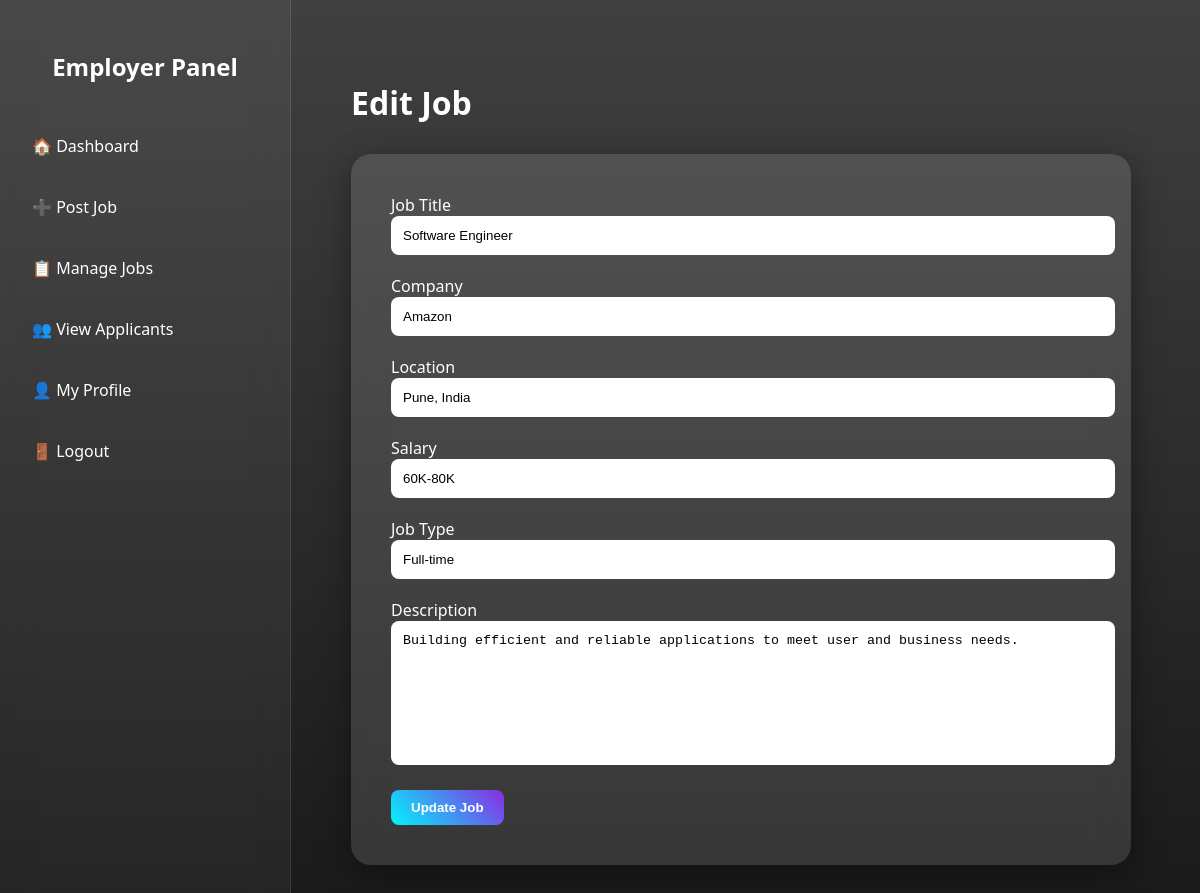
/edit-job.php?id=9 (signed in), run on the app's committed database.
### tables this page shows
CREATE TABLE `jobs` (
  `id` int(11) NOT NULL,
  `job_title` varchar(255) DEFAULT NULL,
  `description` text DEFAULT NULL,
  `company` varchar(255) DEFAULT NULL,
  `location` varchar(255) DEFAULT NULL,
  `salary` varchar(100) DEFAULT NULL,
  `job_type` varchar(50) DEFAULT NULL,
  `status` enum('active','closed') DEFAULT 'active',
  `created_at` timestamp NOT NULL DEFAULT current_timestamp(),
  `employer_id` int(11) DEFAULT NULL
);

### edit-job.php (the view, shortened to what this page needs)
<?php
include("db.php");
$employerId = $_SESSION['user_id'];
$jobId = intval($_GET['id']);
$stmt = $conn->prepare("SELECT * FROM jobs WHERE id=? AND employer_id=?");
$stmt->bind_param("ii", $jobId, $employerId);
$stmt->execute();
$job = $stmt->get_result()->fetch_assoc();
?>
<!DOCTYPE html>
<html>
<head>
</head>
<body>
<div class="dashboard-container">
    <div class="sidebar">
        <h2>Employer Panel</h2>
        <a href="employer-dashboard.php">🏠 Dashboard</a>
        <a href="post-job.php">➕ Post Job</a>
        <a href="manage-jobs.php">📋 Manage Jobs</a>
        <a href="view-applicants.php">👥 View Applicants</a>
        <a href="employer-profile.php">👤 My Profile</a>
        <a href="logout.php">🚪 Logout</a>
    </div>
    <div class="main">
        <h1>Edit Job</h1>
        <div class="form-card">
            <form method="POST">
                <label>Job Title</label>
                <input type="text" name="job_title"
                       value="<?= htmlspecialchars($job['job_title']); ?>" required>
                <label>Company</label>
                <input type="text" name="company"
                       value="<?= htmlspecialchars($job['company']); ?>" required>
                <label>Location</label>
                <input type="text" name="location"
                       value="<?= htmlspecialchars($job['location']); ?>" required>
                <label>Salary</label>
                <input type="text" name="salary"
                       value="<?= htmlspecialchars($job['salary']); ?>" required>
                <label>Job Type</label>
                <input type="text" name="job_type"
                       value="<?= htmlspecialchars($job['job_type']); ?>" required>
                <label>Description</label>
                <textarea name="description" required>
<?= htmlspecialchars($job['description']); ?>
                </textarea>
                <button type="submit">Update Job</button>
            </form>
        </div>
    </div>
</div>
</body>
</html>

### edit-job.php (style rules this page uses)
body { margin:0; font-family: 'Segoe UI', sans-serif; background: linear-gradient(rgba(0,0,0,0.75), rgba(0,0,0,0.9)), url('https://images.unsplash.com/photo-1519681393784-d120267933ba') no-repeat center center fixed; background-size: cover; min-height:100vh; }
.dashboard-container { display:flex; min-height:100vh; }
.sidebar { width:250px; background: rgba(255, 255, 255, 0.05); backdrop-filter: blur(18px); padding:30px 20px; color:white; border-right:1px solid rgba(255,255,255,0.1); }
.sidebar h2 { margin-bottom:40px; text-align:center; }
.sidebar a { display:block; color:white; text-decoration:none; margin:15px 0; padding:12px; border-radius:10px; transition:0.3s; }
.main { flex:1; padding:60px; color:white; }
h1 { margin-bottom:30px; }
.form-card { background: rgba(255, 255, 255, 0.12); backdrop-filter: blur(18px); border-radius:20px; padding:40px; box-shadow: 0 8px 32px rgba(0,0,0,0.4); max-width:700px; }
input, textarea, select { width:100%; padding:12px; margin-bottom:20px; border-radius:8px; border:none; outline:none; }
textarea { resize:none; height:120px; }
button { padding:10px 20px; border:none; border-radius:8px; background: linear-gradient(45deg, #00f5ff, #8a2be2); color:white; font-weight:bold; cursor:pointer; transition:0.3s; }

### data on the page
jobs: job_title "Software Engineer", company "Amazon", location "Pune, India", salary "60K-80K", job_type "Full-time", description "Building efficient and reliable applications to meet user and business needs."
